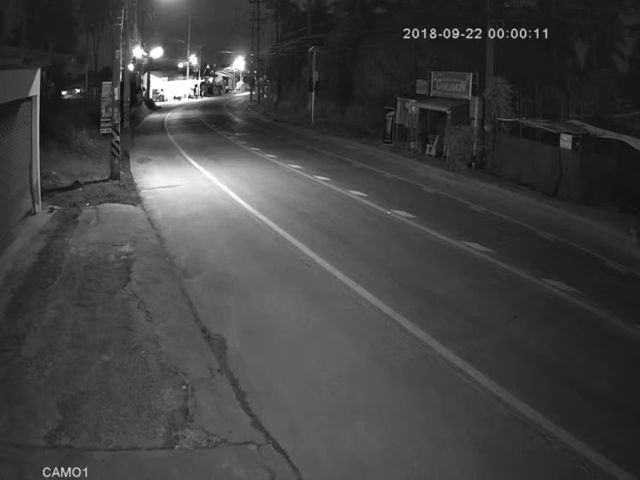
#> input picture frame 140 of Semester 1/cars.mp4, 640 x 480 px
$ python w11-2.py
#> lines starting #> are read from the running program, lines starting #| are printed output that depends on the picture
import cv2 as cv

vid_capture = cv.VideoCapture("cars.mp4")


while vid_capture.isOpened():
    ret, frame1 = vid_capture.read()
#> frame1 is the input picture: shape (480, 640, 3); min 3, max 255, mean 65.6
    ret, frame2 = vid_capture.read()
    if ret:
        motiondiff = cv.absdiff(frame1, frame2)
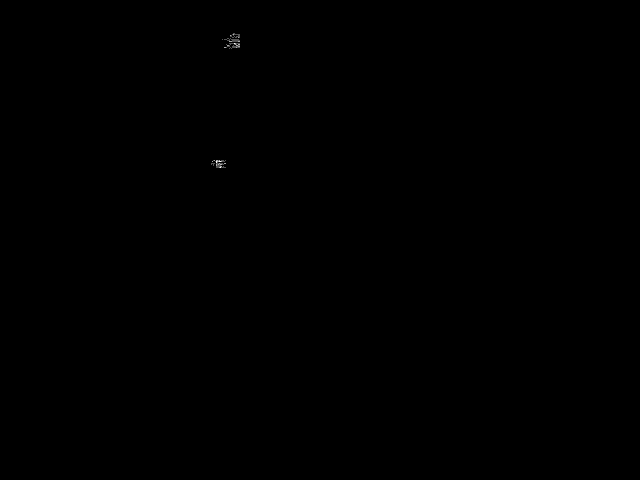
#> motiondiff: shape (480, 640, 3); min 0, max 3, mean 0.000775; drawn with min black and max white
        graying = cv.cvtColor(motiondiff, cv.COLOR_BGR2GRAY)
        blur = cv.GaussianBlur(graying, (5, 5), 0)
        thresh, result = cv.threshold(blur, 50, 255, cv.THRESH_BINARY)
#> result: shape (480, 640); every value is 0
        dilation = cv.dilate(result, None, iterations=3)
        contours, hierarchy = cv.findContours(dilation, cv.RETR_TREE, cv.CHAIN_APPROX_NONE)
#> contours = []
        # cv.drawContours(frame1, contours, -1, (255, 0, 0), 2)
        for contour in contours:
            (x, y, w, h) = cv.boundingRect(contour)
            if cv.contourArea(contour) < 1700:
                continue
            cv.rectangle(frame1, (0,0), (640,480), (0, 0, 255), 10)
#> this loop made 0 passes
        cv.imshow('Frame', frame1)
        frame1 = frame2
        ret, frame2 = vid_capture.read()
        key = cv.waitKey(33)
#> (key q is pressed here)
        if key == ord('q'):
            break
    else:
        print("Error: Failed to capture image.")
        break

vid_capture.release()
cv.destroyAllWindows()
